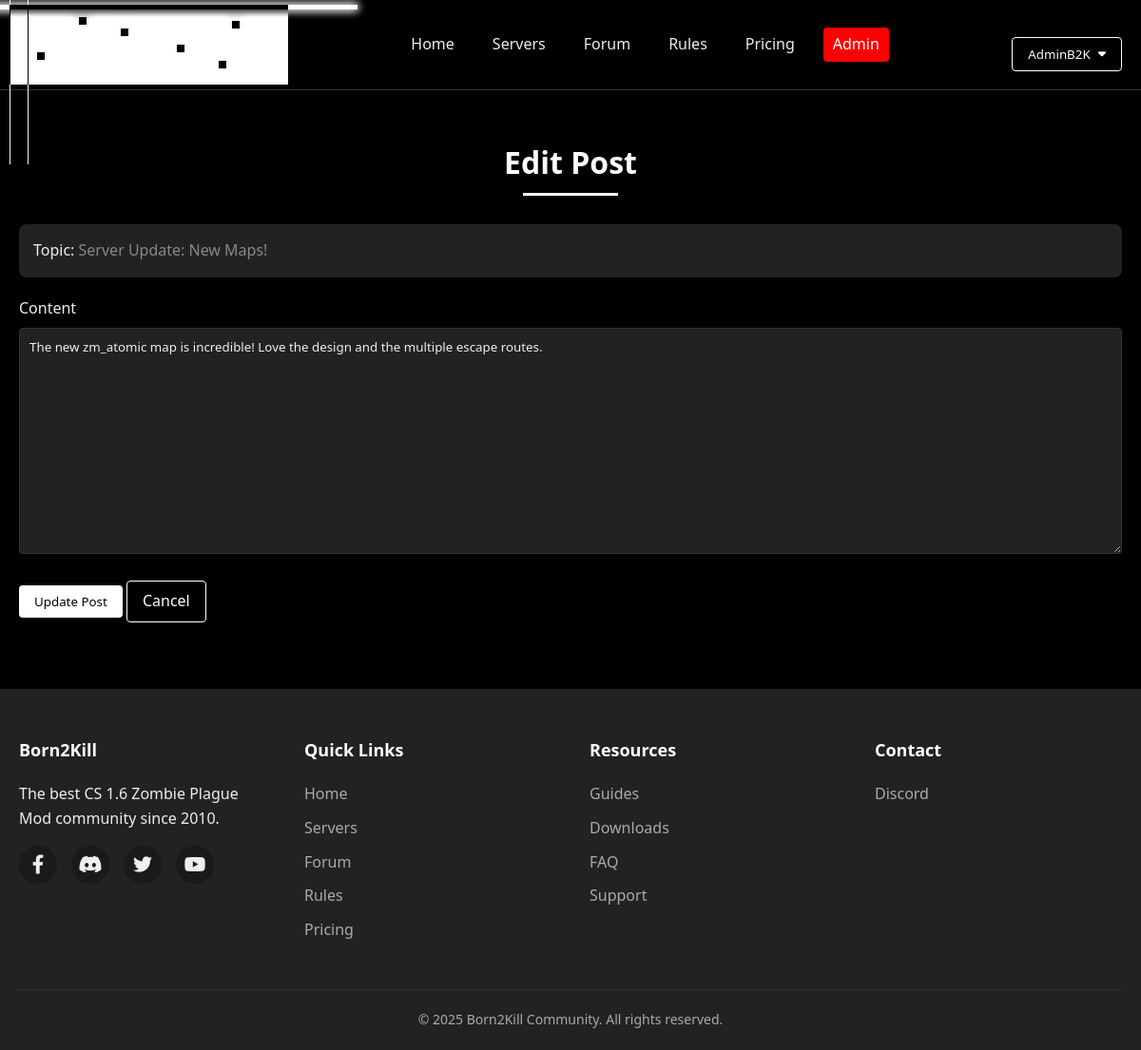
Page /php/edit_post.php?id=4 (signed in) on the committed database.
### tables this page shows
CREATE TABLE IF NOT EXISTS forum_posts (
    id INT AUTO_INCREMENT PRIMARY KEY,
    topic_id INT NOT NULL,
    user_id INT NOT NULL,
    content TEXT NOT NULL,
    created_at TIMESTAMP DEFAULT CURRENT_TIMESTAMP,
    updated_at TIMESTAMP NULL,
    FOREIGN KEY (topic_id) REFERENCES forum_topics(id) ON DELETE CASCADE,
    FOREIGN KEY (user_id) REFERENCES users(id) ON DELETE CASCADE
);

CREATE TABLE IF NOT EXISTS forum_topics (
    id INT AUTO_INCREMENT PRIMARY KEY,
    category_id INT NOT NULL,
    user_id INT NOT NULL,
    title VARCHAR(255) NOT NULL,
    created_at TIMESTAMP DEFAULT CURRENT_TIMESTAMP,
    is_pinned TINYINT(1) DEFAULT 0,
    is_locked TINYINT(1) DEFAULT 0,
    views INT DEFAULT 0,
    FOREIGN KEY (category_id) REFERENCES forum_categories(id) ON DELETE CASCADE,
    FOREIGN KEY (user_id) REFERENCES users(id) ON DELETE CASCADE
);

### php/edit_post.php (the view, shortened to what this page needs)
<?php
require_once 'config.php';
$post_id = (int)$_GET['id'];
$sql = "SELECT p.*, t.title as topic_title, t.id as topic_id, t.is_locked
        FROM forum_posts p
        JOIN forum_topics t ON p.topic_id = t.id
        WHERE p.id = ?";
$stmt = $conn->prepare($sql);
$stmt->bind_param("i", $post_id);
$stmt->execute();
$result = $stmt->get_result();
$post = $result->fetch_assoc();
?>
<!DOCTYPE html>
<html lang="en">
<head>
    <link rel="stylesheet" href="css/style.css">
    <link rel="stylesheet" href="https://cdnjs.cloudflare.com/ajax/libs/font-awesome/6.0.0/css/all.min.css">
</head>
<body>
    <?php include 'includes/header.php'; ?>
    <section class="edit-post">
        <div class="container">
            <h2 class="section-title">Edit Post</h2>
            <div class="topic-info">
                <p>Topic: <a href="topic.php?id=<?php echo $post['topic_id']; ?>"><?php echo htmlspecialchars($post['topic_title']); ?></a></p>
            </div>
            <form method="POST" action="edit_post.php?id=<?php echo $post_id; ?>">
                <div class="form-group">
                    <label for="content">Content</label>
                    <textarea id="content" name="content" rows="12" required><?php echo htmlspecialchars($post['content']); ?></textarea>
                </div>
                <div class="form-group">
                    <button type="submit" class="btn btn-primary">Update Post</button>
                    <a href="topic.php?id=<?php echo $post['topic_id']; ?>#post-<?php echo $post_id; ?>" class="btn btn-outline">Cancel</a>
                </div>
            </form>
        </div>
    </section>
    <?php include 'includes/footer.php'; ?>
</body>
</html>

### php/css/style.css (style rules this page uses)
:root { --primary: #ffffff; --secondary: #222; --accent: #888; --bg-dark: #000000; --bg-light: #1a1a1a; --text: #eee; --text-muted: #aaa; --border: #333; --success: #5cb85c; --error: #d9534f; }
* { margin: 0; padding: 0; box-sizing: border-box; font-family: 'Segoe UI', Tahoma, Geneva, Verdana, sans-serif; }
body { background-color: var(--bg-dark); color: var(--text); line-height: 1.6; }
a { color: var(--accent); text-decoration: none; transition: all 0.3s ease; }
.container { width: 100%; max-width: 1200px; margin: 0 auto; padding: 0 20px; }
.btn { padding: 8px 16px; border-radius: 4px; font-weight: 500; cursor: pointer; transition: all 0.3s ease; border: none; display: inline-block; text-align: center; }
.btn-primary { background-color: var(--primary); color: black; }
.btn-outline { background-color: transparent; border: 1px solid var(--primary); color: var(--primary); }
.section-title { font-size: 32px; text-align: center; margin-bottom: 40px; position: relative; color: var(--primary); }
.section-title::after { content: ''; position: absolute; bottom: -10px; left: 50%; transform: translateX(-50%); width: 100px; height: 3px; background-color: var(--primary); }
.topic-info { flex: 1; }
.form-group { margin-bottom: 20px; }
.form-group label { display: block; margin-bottom: 8px; font-weight: 500; }
.form-group input, .form-group textarea, .form-group select { width: 100%; padding: 10px; border-radius: 4px; border: 1px solid var(--border); background-color: var(--secondary); color: var(--text); }
.form-group textarea { resize: vertical; min-height: 150px; }
.new-topic, .edit-post { padding: 50px 0; background-color: var(--bg-dark); }
.topic-info { margin-bottom: 20px; background-color: var(--secondary); padding: 15px; border-radius: 8px; }

### rows in the picture
forum_posts: topic.title "Server Update: New Maps!", content "The new zm_atomic map is incredible! Love the design and the multiple escape routes."

### other values in the picture
$_SESSION['username'] "AdminB2K"
